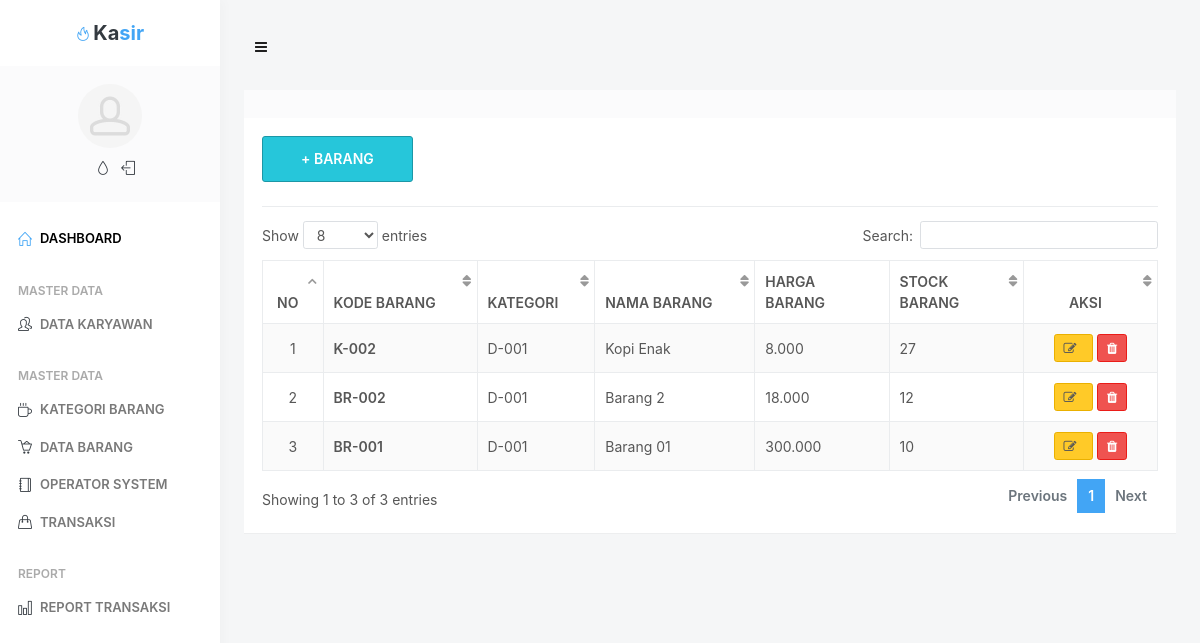
The app's page /index.php/BarangController with its own data.
### tables this page shows
CREATE TABLE `tblbarang` (
  `kode_barang` varchar(20) NOT NULL,
  `kode_category` varchar(20) DEFAULT NULL,
  `nama_barang` varchar(20) DEFAULT NULL,
  `harga_barang` int(20) DEFAULT NULL,
  `stock_barang` int(20) DEFAULT NULL
);

### application/controllers/BarangController.php (called while the page is built, shortened)
<?php
class BarangController extends CI_Controller {
	public function __construct()
	{
		$this->load->model('M_barang');
		$this->load->model('M_kategori');
	}
	public function index()
	{
		$data['kategori'] = $this->M_kategori->getAllKategori();
		$data['barang'] = $this->M_barang->getAllBarang();
		$this->load->view('admin/layout/masterpage',$data);
	}
}

### index.php (called while the page is built, shortened)
<?php
require_once BASEPATH.'core/CodeIgniter.php';

### application/models/M_barang.php (called while the page is built, shortened)
<?php
class M_barang extends CI_Model {
	public function getAllBarang()
	{
		$query =$this->db->order_by('kode_barang', 'DESC')->get('tblbarang');
		return $query->result();
	}
}

### application/views/admin/page/v_barang.php (the view, shortened to what this page needs)
<div class="block">
	<div class="block-header block-header-default">
	</div>
	<div class="block-content block-content-full">
		<button type="button" class="btn btn-hero btn-info text-uppercase mb-10" data-toggle="modal" data-target="#modal-large">+ Barang</button>
		<hr>
		<table class="table table-bordered table-striped table-vcenter js-dataTable-full">
			<thead>
				<tr>
					<th class="text-center">No</th>
					<th>Kode Barang</th>
					<th>Kategori</th>
					<th class="d-none d-sm-table-cell">Nama Barang</th>
					<th class="d-none d-sm-table-cell" style="width: 15%;">Harga Barang</th>
                    <th class="d-none d-sm-table-cell" style="width: 15%;">Stock Barang</th>
					<th class="text-center" style="width: 15%;">Aksi</th>
				</tr>
			</thead>
			<tbody>
				<?php
				$i = 0;
				foreach ($barang as $row) {
					$i++;
					?>
					<tr>
						<td class="text-center">
							<?php echo $i; ?>
						</td>
						<td class="font-w600">
							<?php echo $row->kode_barang ?>
						</td>
						<td class="d-none d-sm-table-cell">
							<?php echo $row->kode_category ?>
						</td>
						<td class="d-none d-sm-table-cell">
							<?php echo $row->nama_barang ?>
						</td>
						<td class="d-none d-sm-table-cell">
							<?php echo number_format($row->harga_barang, 0, '', '.'); ?>
						</td>
						<td class="d-none d-sm-table-cell">
							<?php echo $row->stock_barang ?>
						</td>
						<td class="text-center">
							<a class="btn btn-sm btn-warning" data-toggle="modal" data-target="#modal_edit<?php echo $row->kode_barang;?>" title="Edit Karyawan">
								<i class="fa fa-edit"></i> &nbsp;
							</a>
							<a href="<?php echo site_url('BarangController/deleteBarang/'.$row->kode_barang) ?>" class="btn btn-sm btn-danger" data-toggle="tooltip" title="Hapus Karyawan" onclick="return confirm('Hapus Data ?');">
								<i class="fa fa-trash"></i>
							</a>
						</td>
					</tr>
					<?php
				}
				?>
			</tbody>
		</table>
	</div>
</div>

### application/views/admin/layout/masterpage.php (shortened to what this page needs)
<!doctype html>
 <html lang="en" class="no-focus">
<head>
    <link rel="stylesheet" href="<?php echo base_url() ?>assets/js/plugins/datatables/dataTables.bootstrap4.min.css">
    <link rel="stylesheet" id="css-main" href="<?php echo base_url() ?>assets/css/codebase.min.css">
</head>
<body>
    <div id="page-container" class="sidebar-o side-scroll page-header-modern main-content-boxed">
                <?php $this->load->view('admin/layout/sidebar');  ?>
                <header id="page-header">
                    <div class="content-header">
                        <div class="content-header-section">
                            <button type="button" class="btn btn-circle btn-dual-secondary" data-toggle="layout" data-action="sidebar_toggle">
                                <i class="fa fa-navicon"></i>
                            </button>
                        </div>
                    </div>
                </header>
                <main id="main-container">
                    <div class="content">
                        <?php
                        if($this->uri->segment(2)=='Datakaryawan'){
                            $this->load->view('admin/page/v_datakaryawan');
                        }elseif($this->uri->segment(2)=='dashboard'){
                            $this->load->view('admin/page/v_dashboard');
                        }elseif($this->uri->segment(1)=='KategoriBarang'){
                            $this->load->view('admin/page/v_kategori');
                        }elseif($this->uri->segment(1)=='BarangController'){
                            $this->load->view('admin/page/v_barang');
                        }elseif($this->uri->segment(1)=='TransaksiController'){
                            $this->load->view('admin/page/v_transaksi');
                        }elseif($this->uri->segment(1)=='ReportController'){
                            $this->load->view('admin/page/v_report');
                        }
                        ?>
                </main>
            </div>
        </body>
        </html>

### application/views/admin/layout/sidebar.php (shortened to what this page needs)
 <nav id="sidebar">
    <div id="sidebar-scroll">
        <div class="sidebar-content">
            <div class="content-header content-header-fullrow px-15">
                <div class="content-header-section text-center align-parent sidebar-mini-hidden">
                    <div class="content-header-item">
                        <a class="link-effect font-w700" href="index.html">
                            <i class="si si-fire text-primary"></i>
                            <span class="font-size-xl text-dual-primary-dark">Ka</span><span class="font-size-xl text-primary">sir</span>
                        </a>
                    </div>
                </div>
            </div>
            <div class="content-side content-side-full content-side-user px-10 align-parent">
                <div class="sidebar-mini-hidden-b text-center">
                    <a class="img-link" href="be_pages_generic_profile.html">
                        <img class="img-avatar" src="<?php echo base_url() ?>assets/img/avatars/avatar15.jpg" alt="">
                    </a>
                    <ul class="list-inline mt-10">
                        <li class="list-inline-item">
                            <a class="link-effect text-dual-primary-dark" data-toggle="layout" data-action="sidebar_style_inverse_toggle" href="javascript:void(0)">
                                <i class="si si-drop"></i>
                            </a>
                        </li>
                        <li class="list-inline-item">
                            <a class="link-effect text-dual-primary-dark" href="<?php echo site_url('Authenticate/logout') ?>">
                                <i class="si si-logout"></i>
                            </a>
                        </li>
                    </ul>
                </div>
            </div>
            <div class="content-side content-side-full">
                <ul class="nav-main">
                    <li>
                        <a class="active" href="<?php echo site_url('AdminController/dashboard') ?>"><i class="si si-home"></i><span class="sidebar-mini-hide">Dashboard</span></a>
                    </li>
                    <li class="nav-main-heading"><span class="sidebar-mini-visible">UI</span><span class="sidebar-mini-hidden">Master Data</span></li>
                    <li>
                        <a href="<?php echo site_url('AdminController/Datakaryawan') ?>"><i class="si si-users"></i><span class="sidebar-mini-hide">Data Karyawan</span></a>
                    </li>
                    <li class="nav-main-heading"><span class="sidebar-mini-visible">UI</span><span class="sidebar-mini-hidden">Master Data</span></li>
                    <li>
                        <a href="<?php echo site_url('KategoriBarang') ?>"><i class="si si-cup"></i><span class="sidebar-mini-hide">Kategori Barang</span></a>
                    </li>
                    <li>
                        <a href="<?php echo site_url('BarangController') ?>"><i class="si si-basket-loaded"></i><span class="sidebar-mini-hide">Data Barang</span></a>
                    </li> <li>
                        <a href="be_pages_dashboard.html"><i class="si si-notebook"></i><span class="sidebar-mini-hide">Operator System</span></a>
                    </li>
                    <li>
                        <a href="<?php echo site_url('TransaksiController') ?>"><i class="si si-handbag"></i><span class="sidebar-mini-hide">Transaksi</span></a>
                    </li>
                    <li class="nav-main-heading"><span class="sidebar-mini-visible">UI</span><span class="sidebar-mini-hidden">Report</span></li>
                    <li>
                        <a href="<?php echo site_url('ReportController') ?>"><i class="si si-bar-chart"></i><span class="sidebar-mini-hide">Report Transaksi</span></a>
                    </li>
                </ul>
            </div>
        </div>
    </div>
</nav>

### records on screen
tblbarang: kode_barang "K-002", kode_category "D-001", nama_barang "Kopi Enak", harga_barang "8.000", stock_barang "27"
tblbarang: kode_barang "BR-002", kode_category "D-001", nama_barang "Barang 2", harga_barang "18.000", stock_barang "12"
tblbarang: kode_barang "BR-001", kode_category "D-001", nama_barang "Barang 01", harga_barang "300.000", stock_barang "10"
